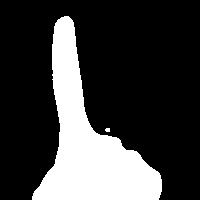
#> input picture train/1/301.jpg, 200 x 200 px, given in place of the camera
$ python create_gesture_data.py
#> lines starting #> are read from the running program, lines starting #| are printed output that depends on the picture
import cv2
import numpy as np
import os

background = None
accumulated_weight = 0.5

ROI_top = 100
ROI_bottom = 300
ROI_right = 150
ROI_left = 350


def cal_accum_avg(frame, accumulated_weight):

    global background

    if background is None:
        background = frame.copy().astype("float")
        return None

    cv2.accumulateWeighted(frame, background, accumulated_weight)


def segment_hand(frame, threshold=25):
    global background

    diff = cv2.absdiff(background.astype("uint8"), frame)

    _ , thresholded = cv2.threshold(diff, threshold, 255, cv2.THRESH_BINARY)


    contours,_ = cv2.findContours(thresholded.copy(), cv2.RETR_EXTERNAL, cv2.CHAIN_APPROX_SIMPLE)#, hierarchy

    if len(contours) == 0:
        return None
    else:

        hand_segment_max_cont = max(contours, key=cv2.contourArea)

        return (thresholded, hand_segment_max_cont)


cam = cv2.VideoCapture(0)

num_frames = 0
element = int(input("enter the element"))
#> the answer given: 3
num_imgs_taken = 0
os.mkdir("train/"+str(element))

while True:
    ret, frame = cam.read()
#> frame is the input picture: shape (200, 200, 3); min 0, max 255, mean 60.5

    frame = cv2.flip(frame, 1)
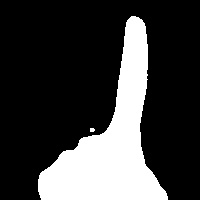
#> frame: shape (200, 200, 3); min 0, max 255, mean 60.5

    frame_copy = frame.copy()

    roi = frame[ROI_top:ROI_bottom, ROI_right:ROI_left]
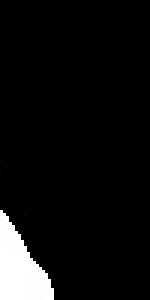
#> roi: shape (100, 50, 3) (shown 3 times larger); min 0, max 255, mean 16.2

    gray_frame = cv2.cvtColor(roi, cv2.COLOR_BGR2GRAY)
    gray_frame = cv2.GaussianBlur(gray_frame, (9, 9), 0)
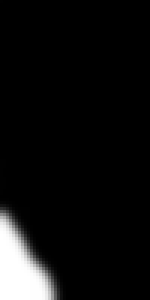
#> gray_frame: shape (100, 50) (shown 3 times larger); min 0, max 255, mean 16.1

    if num_frames < 60:
        cal_accum_avg(gray_frame, accumulated_weight)
        if num_frames <= 59:

            cv2.putText(frame_copy, "FETCHING BACKGROUND...PLEASE WAIT", (80, 400), cv2.FONT_HERSHEY_SIMPLEX, 0.9, (0,0,255), 2)

    elif num_frames <= 300:

        hand = segment_hand(gray_frame)

        cv2.putText(frame_copy, "Adjust hand...Gesture for" + str(element), (200, 400), cv2.FONT_HERSHEY_SIMPLEX, 1, (0,0,255), 2)


        if hand is not None:

            thresholded, hand_segment = hand

            cv2.drawContours(frame_copy, [hand_segment + (ROI_right, ROI_top)], -1, (255, 0, 0),1)

            cv2.putText(frame_copy, str(num_frames)+"For" + str(element), (70, 45), cv2.FONT_HERSHEY_SIMPLEX, 1, (0,0,255), 2)

            cv2.imshow("Thresholded Hand Image", thresholded)

    else:

        hand = segment_hand(gray_frame)

        if hand is not None:


            thresholded, hand_segment = hand

            cv2.drawContours(frame_copy, [hand_segment + (ROI_right, ROI_top)], -1, (255, 0, 0),1)

            cv2.putText(frame_copy, str(num_frames), (70, 45), cv2.FONT_HERSHEY_SIMPLEX, 1, (0,0,255), 2)
            #cv2.putText(frame_copy, str(num_frames)+"For" + str(element), (70, 45), cv2.FONT_HERSHEY_SIMPLEX, 1, (0,0,255), 2)
            cv2.putText(frame_copy, str(num_imgs_taken) + 'images' +"For" + str(element), (200, 400), cv2.FONT_HERSHEY_SIMPLEX, 1, (0,0,255), 2)

            cv2.imshow("Thresholded Hand Image", thresholded)
            if num_imgs_taken <= 300:
                cv2.imwrite(r"train\\"+str(element)+"\\" + str(num_imgs_taken+300) + '.jpg', thresholded)
                # cv2.imwrite(r"D:\\gesture\\x"+"\\" + str(num_imgs_taken) + '.jpg', thresholded)
            else:
                break
            num_imgs_taken +=1
        else:
            cv2.putText(frame_copy, 'No hand detected...', (200, 400), cv2.FONT_HERSHEY_SIMPLEX, 1, (0,0,255), 2)

    cv2.rectangle(frame_copy, (ROI_left, ROI_top), (ROI_right, ROI_bottom), (255,128,0), 3)

    cv2.putText(frame_copy, "Hand sign recognition_ _ _", (10, 20), cv2.FONT_ITALIC, 0.5, (51,255,51), 1)
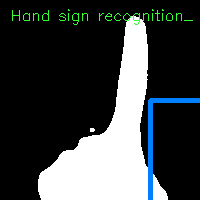
#> frame_copy: shape (200, 200, 3); mean B, G, R 64.6, 64.2, 59.9


    num_frames += 1


    cv2.imshow("Sign Detection", frame_copy)


    k = cv2.waitKey(1) & 0xFF
#> (key Esc is pressed here)

    if k == 27:
        break


cv2.destroyAllWindows()
cam.release()
